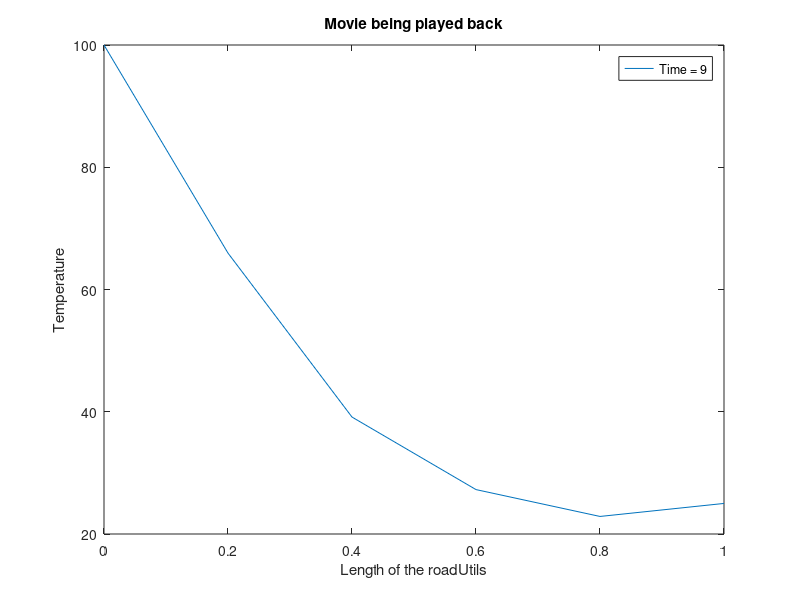

This chart was generated by the following MATLAB code:
clc
clear all

% length of road birim metre
l = 0.05;

% termal conductivity
k_prime = 54;

% speecific heat of the road
c = 490;

% density of the metarial
density = 7800;

% Boundary temperature 1
T1 = 100;

% Boundary temperature 2
T2 = 25;

% Initial temperature
Ti = 20;

% number of division 
n = 5;

% end time of analysis
t = 9;

% time Step
dt = 3;

% calculcating number of step
runs = t/dt + 1;

% step size of length
dx = 1/n;

% alpha = thermal diffusivity
alpha = k_prime/(c * density);

% Relaxation factor
lambda = (alpha*dt)/(dx)^2;
lambda = 0.4239;
% programming the excplicit method
% hangi indisin hangi uzunluğa denk geleceği Hesaplanmış
for i=1 : 1 : n+1
    L(i) = (i-1)*dx;
end
T = zeros(runs,n+1);

%Sınır koşullarının atanması
for i=1 : 1 : runs
    T(i,1) = T1;
    T(i,n+1) = T2;
end

% Initial condition tanımlamaları
for j=2 : 1 : n
    T(1,j) = Ti;
end

%  programming excplicit method
for j=1:1:runs-1
    for i=2:1:n
        T(j+1,i) = T(j,i) + lambda*( T(j,i+1) -(2*T(j,i)) + T(j,i-1));
    end    
end

% loop record the movie

for j= 0:1:runs-1
    for i=1:1:n+1
        T_M(i)= T(j+1,i);
    end
    plot(L,T_M);
    xlabel('Length of the roadUtils')
    ylabel('Temperature')
    legend(['Time = ' num2str(j*dt)])
    title('recording movie')
    frames(j+1) = getframe;
end
save frames
title('Movie being played back')
movie(frames)
